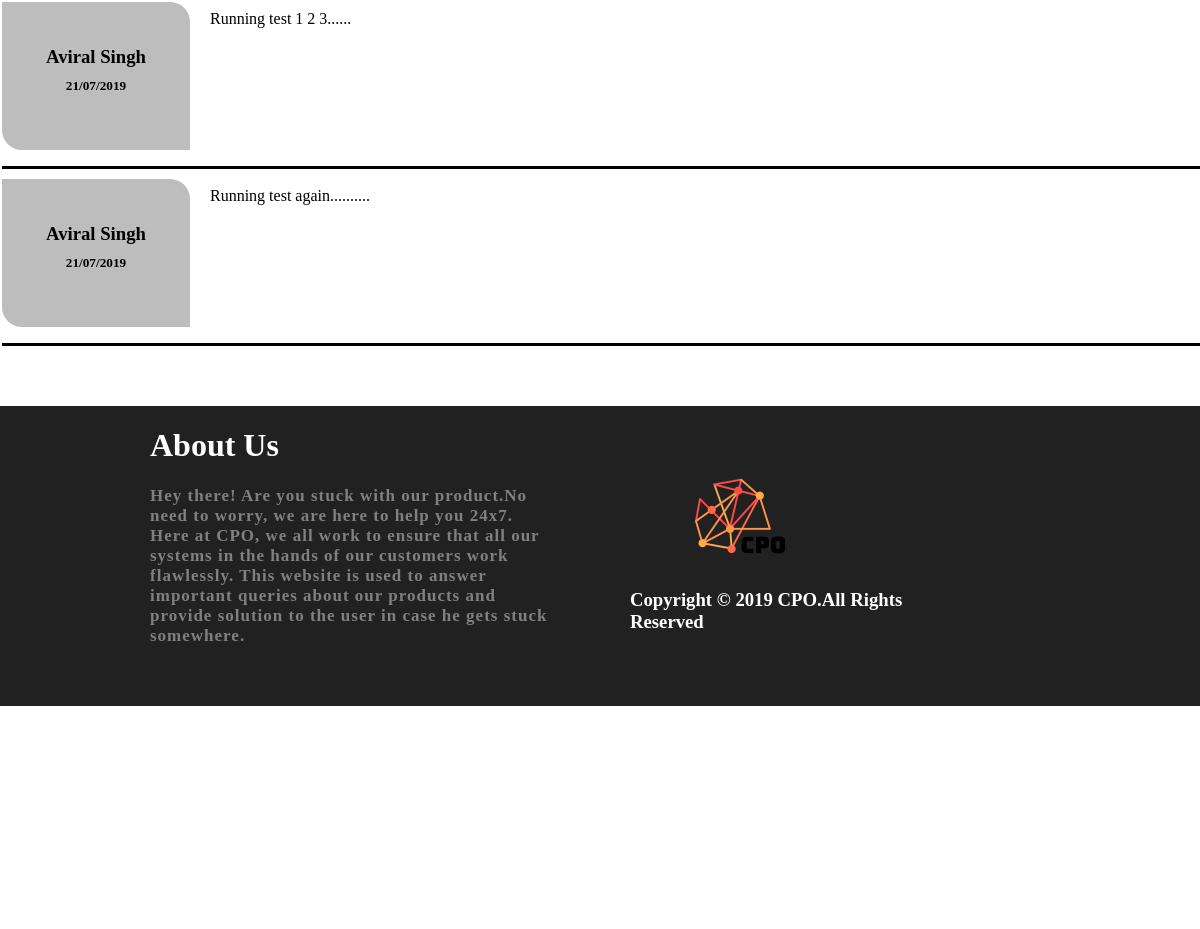
The app's page /userzone/viewanswer/2 (signed in, lower part), older data.
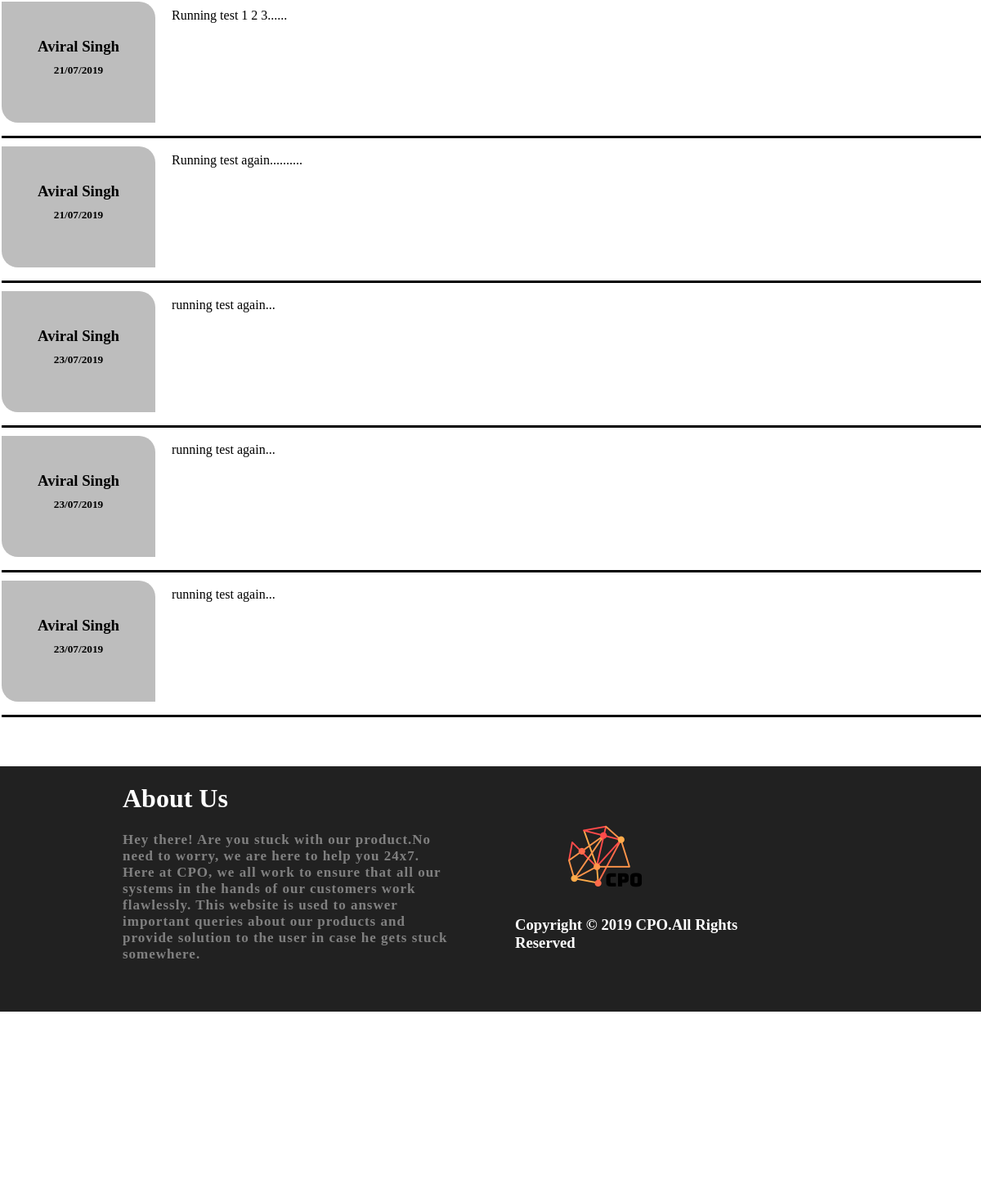
The same page, newer data.
### userzone/models.py (models this page shows)
class Answer(models.Model):
    aid=models.AutoField(primary_key=True)
    answertext=models.TextField()
    answeredby=models.CharField(max_length=50)
    qid=models.IntegerField()
    answereddate=models.CharField(max_length=30)

### userzone/views.py (the view)
# urls.py: url(r'^viewanswer/(?P<qid>\d+)$',views.viewanswer,name='viewanswer'),
def viewanswer(request,qid):
    try:
        if request.session['userid']:
            quest=Question.objects.get(qid=qid)
            ans=Answer.objects.filter(qid=qid)
            return render(request,'viewanswer.html',{'ans':ans,'quest':quest})
        else:
            return render(request,'login.html')
    except KeyError:
        return render(request,'login.html')

### userzone/templates/viewanswer.html (shortened to what this page needs)
<!DOCTYPE html>
<html lang="en">
<head>
    {% load static %}
    <link href="{% static 'css\style2.css' %}" rel="stylesheet" />
</head>
<body>
<div id="b1">
<div id="outer">
    <div id="p1">
    <div class="s6">
        <br/><br/>
            {% for a in ans %}
            <div class="r1">
                <div class="r2">{{ a.answertext }}</div>
                <div class="r3">
                <h3 style="margin-top:40px;">{{ a.answeredby }}</h3>
                <h5 style="margin-top:-9px;">{{ a.answereddate }}</h5>
                </div>
            </div>
            <hr/>
            {% endfor %}
    </div>
    </div>
<div class="s9">
    <div class="s11"></div>
    <div class="s10">
        <h1 style="color:white;">About Us</h1>
        <p style="font-family:calibri;color:#808080;letter-spacing:1px;font-weight:900;font-size:17px;">Hey there! Are you
            stuck with our product.No need to worry, we are here to help you 24x7.  Here at CPO, we all work to ensure that all
        our systems in the hands of our customers work flawlessly.  This website is used to answer important queries about
        our products and provide solution to the user in case he gets stuck somewhere.</p>
    </div>
    <div class="s10">
        <img src="{% static 'images/logo.png' %}" height="100px" width="100px" style="margin-left:140px;margin-top:60px;"/>
        <h3 style="color:white;margin-left:80px;font-family:calibri;">Copyright &copy 2019 CPO.All Rights Reserved</h3>
    </div>
    <div class="s10">
        <h3 style="color:white;margin-left:80px;font-family:calibri;margin-top:130px;">Developed By:- <span style="margin-left:18px;">Aviral Singh</span><br/>
            <span style="margin-left:140px;">CSE Ist year</span><br/><span style="margin-left:140px;">KNIT, Sultanpur</span></h3>
    </div>
</div>
</div>
</div>
</body>
</html>

### userzone/static/css/style2.css (style rules this page uses)
body,html { margin:0; padding:0; }
#outer { width:100%; min-height:1100px; border:none; height:auto; }
#p1 { width:1200px; min-height:1000px; margin-left:auto; margin-right:auto; height:auto; border:1px solid transparent; }
.s6 { width:1200px; min-height:700px; border:1px solid transparent; }
.s9 { height:300px; width:100%; margin-top:50px; background-color:#212121; }
.s11 { height:100%; width:150px; #border:1px solid; float:left; }
.s10 { height:100%; width:400px; #border:1px solid; float:left; }

Row changes from the older to the newer data that the page shows:
added Answer: answertext "running test again...", answeredby "Aviral Singh", answereddate "23/07/2019"
added Answer: answertext "running test again...", answeredby "Aviral Singh", answereddate "23/07/2019"
added Answer: answertext "running test again...", answeredby "Aviral Singh", answereddate "23/07/2019"
